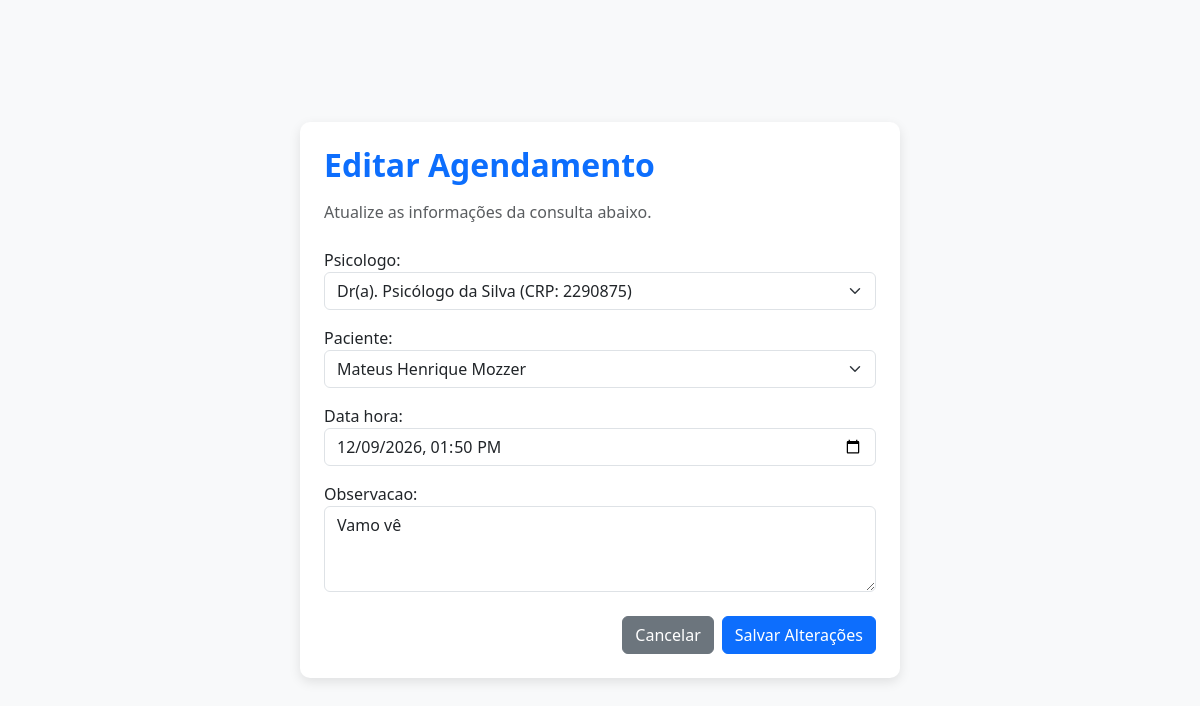
Screenshot of /agendamento/1/editar/ with the database file from the repository.
### agendamentos/models.py (models this page shows, shortened)
class Agendamento(models.Model):
    STATUS_CHOICES = [
        ('AGENDADO', 'Agendado'),
        ('CONCLUIDO', 'Concluído'),
        ('CANCELADO', 'Cancelado'),
    ]
    psicologo = models.ForeignKey(Psicologo, on_delete=models.PROTECT, related_name='agendamentos')
    paciente = models.ForeignKey(Paciente, on_delete=models.PROTECT, related_name='agendamentos')
    data_hora = models.DateTimeField()
    status = models.CharField(max_length=10, choices=STATUS_CHOICES, default='AGENDADO')
    observacao = models.TextField(blank=True, null=True)
    criado_em = models.DateTimeField(auto_now_add=True)
    atualizado_em = models.DateTimeField(auto_now=True)

### agendamentos/views.py (the view)
# urls.py: path('agendamento/<int:agendamento_id>/editar/', views.editar_agendamento, name='editar_agendamento'),
def editar_agendamento(request, agendamento_id):
    agendamento = get_object_or_404(Agendamento, id=agendamento_id)
    if request.method == 'POST':
        form = AgendamentoForm(request.POST, instance=agendamento)
        if form.is_valid():
            form.save()
            messages.success(request, 'Consulta atualizada com sucesso!')
            return redirect('painel_secretaria')
    else:
        form = AgendamentoForm(instance=agendamento)
    return render(request, 'agendamentos/editar.html', {
        'form': form,
        'agendamento': agendamento
    })

### agendamentos/forms.py (shortened to what this page needs)
class AgendamentoForm(forms.ModelForm):
    class Meta:
        model = Agendamento
        fields = ['psicologo', 'paciente', 'data_hora', 'observacao']
        widgets = {
            'psicologo': forms.Select(attrs={'class': 'form-select'}),
            'paciente': forms.Select(attrs={'class': 'form-select'}),
            'data_hora': forms.DateTimeInput(attrs={'type': 'datetime-local', 'class': 'form-control'}),
            'observacao': forms.Textarea(attrs={'rows': 3, 'class': 'form-control', 'placeholder': 'Anotações administrativas...'}),
        }

### agendamentos/models.py (called while the page is built)
    def __str__(self):
        return f"Dr(a). {self.nome_completo} (CRP: {self.crp})"

    def __str__(self):
        return self.nome_completo

### agendamentos/templates/agendamentos/editar.html (shortened to what this page needs)
<!DOCTYPE html>
<html lang="pt-br">
<head>
    <link href="https://cdn.jsdelivr.net/npm/bootstrap@5.3.0/dist/css/bootstrap.min.css" rel="stylesheet">
</head>
<body>
<div class="container min-vh-100 d-flex justify-content-center align-items-center py-5">
    <div class="card card-custom p-4" style="max-width: 600px; width: 100%;">
        <h2 class="fw-bold mb-3 text-primary">Editar Agendamento</h2>
        <p class="text-muted mb-4">Atualize as informações da consulta abaixo.</p>
        <form method="post">
            <div class="mb-3">
                {{ form.as_p }}
            </div>
            <div class="d-flex justify-content-end gap-2 mt-4">
                <a href="{% url 'painel_secretaria' %}" class="btn btn-secondary">Cancelar</a>
                <button type="submit" class="btn btn-primary">Salvar Alterações</button>
            </div>
        </form>
    </div>
</div>
</body>
</html>

### agendamentos/templates/agendamentos/editar.html (style rules this page uses)
body { background-color: #f8f9fa; }
.card-custom { border: none; border-radius: 10px; box-shadow: 0 4px 12px rgba(0,0,0,0.1); }

### rows the page displays
Agendamento: psicologo "Dr(a). Psicólogo da Silva (CRP: 2290875)", paciente "Mateus Henrique Mozzer", data_hora "12/09/2026 13:50", observacao "Vamo vê"
